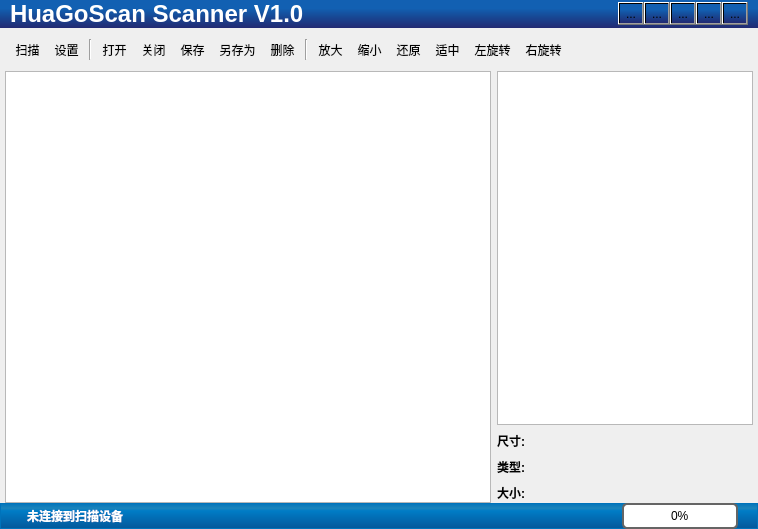
<?xml version="1.0" encoding="UTF-8"?>
<ui version="4.0">
 <class>MainWindow</class>
 <widget class="QWidget" name="MainWindow">
  <property name="enabled">
   <bool>true</bool>
  </property>
  <property name="geometry">
   <rect>
    <x>0</x>
    <y>0</y>
    <width>758</width>
    <height>529</height>
   </rect>
  </property>
  <property name="windowTitle">
   <string>MainWindow</string>
  </property>
  <property name="styleSheet">
   <string notr="true"/>
  </property>
  <layout class="QVBoxLayout" name="verticalLayout" stretch="0,0,1,0">
   <property name="spacing">
    <number>0</number>
   </property>
   <property name="leftMargin">
    <number>0</number>
   </property>
   <property name="topMargin">
    <number>0</number>
   </property>
   <property name="rightMargin">
    <number>0</number>
   </property>
   <property name="bottomMargin">
    <number>0</number>
   </property>
   <item>
    <widget class="QWidget" name="widget" native="true">
     <property name="styleSheet">
      <string notr="true">QWidget{background-color: qlineargradient(x1: 0, y1: 0, x2: 0, y2: 1, stop: 0 #1260B2, stop: 0.3 #1260B2, stop: 0.6 #174894, stop: 1.0 #232A72);}</string>
     </property>
     <layout class="QHBoxLayout" name="horizontalLayout_2">
      <property name="spacing">
       <number>0</number>
      </property>
      <property name="leftMargin">
       <number>10</number>
      </property>
      <property name="topMargin">
       <number>0</number>
      </property>
      <property name="rightMargin">
       <number>10</number>
      </property>
      <property name="bottomMargin">
       <number>0</number>
      </property>
      <item>
       <widget class="QLabel" name="lbl_windowTitle">
        <property name="text">
         <string>&lt;html&gt;&lt;head/&gt;&lt;body&gt;&lt;p&gt;&lt;span style=&quot; font-size:xx-large; font-weight:600; color:#ffffff;&quot;&gt;HuaGoScan Scanner V1.0&lt;/span&gt;&lt;/p&gt;&lt;/body&gt;&lt;/html&gt;</string>
        </property>
       </widget>
      </item>
      <item>
       <spacer name="horizontalSpacer">
        <property name="orientation">
         <enum>Qt::Horizontal</enum>
        </property>
        <property name="sizeHint" stdset="0">
         <size>
          <width>40</width>
          <height>20</height>
         </size>
        </property>
       </spacer>
      </item>
      <item>
       <widget class="QToolButton" name="win_btn_about">
        <property name="styleSheet">
         <string notr="true">QToolButton:!hover{border-image: url(:/new/image/images/title/win_home.PNG)}
QToolButton:hover{ border-image: url(:/new/image/images/title/win_home_hover.PNG)}
QToolButton:pressed{ border-image: url(:/new/image/images/title/win_home_press.PNG);}</string>
        </property>
        <property name="text">
         <string>...</string>
        </property>
        <property name="iconSize">
         <size>
          <width>16</width>
          <height>16</height>
         </size>
        </property>
       </widget>
      </item>
      <item>
       <widget class="QToolButton" name="win_btn_help">
        <property name="styleSheet">
         <string notr="true">QToolButton:!hover{border-image: url(:/new/image/images/title/win_help.PNG)}
QToolButton:hover{ border-image: url(:/new/image/images/title/win_help_hover.PNG)}
QToolButton:pressed{ border-image: url(:/new/image/images/title/win_help_press.PNG)}</string>
        </property>
        <property name="text">
         <string>...</string>
        </property>
       </widget>
      </item>
      <item>
       <widget class="QToolButton" name="win_btn_min">
        <property name="styleSheet">
         <string notr="true">QToolButton:!hover{border-image: url(:/new/image/images/title/win_min.PNG)}
QToolButton:hover{ border-image: url(:/new/image/images/title/win_min_hover.PNG)}
QToolButton:pressed{ border-image: url(:/new/image/images/title/win_min_press.PNG)}</string>
        </property>
        <property name="text">
         <string>...</string>
        </property>
       </widget>
      </item>
      <item>
       <widget class="QToolButton" name="win_btn_max">
        <property name="styleSheet">
         <string notr="true">QToolButton:!hover{border-image: url(:/new/image/images/title/win_max.PNG)}
QToolButton:hover{ border-image: url(:/new/image/images/title/win_max_hover.PNG)}
QToolButton:pressed{ border-image: url(:/new/image/images/title/win_max_press.PNG)}</string>
        </property>
        <property name="text">
         <string>...</string>
        </property>
       </widget>
      </item>
      <item>
       <widget class="QToolButton" name="win_btn_close">
        <property name="styleSheet">
         <string notr="true">QToolButton:!hover{border-image: url(:/new/image/images/title/win_exit.PNG)}
QToolButton:hover{ border-image: url(:/new/image/images/title/win_exit_hover.PNG)}
QToolButton:pressed{ border-image: url(:/new/image/images/title/win_exit_press.PNG)}</string>
        </property>
        <property name="text">
         <string>...</string>
        </property>
       </widget>
      </item>
     </layout>
    </widget>
   </item>
   <item>
    <widget class="QWidget" name="widget_4" native="true">
     <property name="autoFillBackground">
      <bool>false</bool>
     </property>
     <property name="styleSheet">
      <string notr="true">/*QWidget { background-color: qlineargradient(x1: 0, y1: 0, x2: 0, y2: 1, stop: 0 #ff330d, stop: 1 #ff0d00);border: none; }*/</string>
     </property>
     <layout class="QHBoxLayout" name="horizontalLayout_3">
      <item>
       <widget class="QToolButton" name="btn_scan">
        <property name="enabled">
         <bool>true</bool>
        </property>
        <property name="styleSheet">
         <string notr="true">QToolButton:!hover  { background-color: transparent; border: none;}
QToolButton:hover   { background-color: qlineargradient(x1: 0, y1: 0, x2: 0, y2: 1, x3: 0, y3: 2, stop: 0 #EAF4F6, stop: 0.5 #1260b2, stop: 1 #EAF4F6);border: 1px solid #C2F0FF; border-radius: 4px; }
QToolButton:pressed { background-color: qlineargradient(x1: 0, y1: 0, x2: 0, y2: 1, x3: 0, y3: 2, stop: 0 #1260b2, stop: 0.5 #EAF4F6, stop: 1 #1260b2);border: 1px solid #BFDFBF; border-radius: 4px; }
QToolButton:disabled{ background-color: transparent; color: #808080; border: none; }</string>
        </property>
        <property name="text">
         <string>扫描</string>
        </property>
        <property name="icon">
         <iconset resource="resource.qrc">
          <normaloff>:/new/image/images/scan.png</normaloff>:/new/image/images/scan.png</iconset>
        </property>
        <property name="iconSize">
         <size>
          <width>40</width>
          <height>40</height>
         </size>
        </property>
        <property name="toolButtonStyle">
         <enum>Qt::ToolButtonTextUnderIcon</enum>
        </property>
       </widget>
      </item>
      <item>
       <widget class="QToolButton" name="btn_scanSettings">
        <property name="styleSheet">
         <string notr="true">QToolButton:!hover  { background-color: transparent; border: none;}
QToolButton:hover   { background-color: qlineargradient(x1: 0, y1: 0, x2: 0, y2: 1, x3: 0, y3: 2, stop: 0 #EAF4F6, stop: 0.5 #1260b2, stop: 1 #EAF4F6);border: 1px solid #C2F0FF; border-radius: 4px; }
QToolButton:pressed { background-color: qlineargradient(x1: 0, y1: 0, x2: 0, y2: 1, x3: 0, y3: 2, stop: 0 #1260b2, stop: 0.5 #EAF4F6, stop: 1 #1260b2);border: 1px solid #BFDFBF; border-radius: 4px; }
QToolButton:disabled{ background-color: transparent; color: #808080; border: none; }</string>
        </property>
        <property name="text">
         <string>设置</string>
        </property>
        <property name="icon">
         <iconset resource="resource.qrc">
          <normaloff>:/new/image/images/print.png</normaloff>:/new/image/images/print.png</iconset>
        </property>
        <property name="iconSize">
         <size>
          <width>40</width>
          <height>40</height>
         </size>
        </property>
        <property name="toolButtonStyle">
         <enum>Qt::ToolButtonTextUnderIcon</enum>
        </property>
       </widget>
      </item>
      <item>
       <widget class="Line" name="line">
        <property name="orientation">
         <enum>Qt::Vertical</enum>
        </property>
       </widget>
      </item>
      <item>
       <widget class="QToolButton" name="btn_open">
        <property name="styleSheet">
         <string notr="true">QToolButton:!hover  { background-color: transparent; border: none;}
QToolButton:hover   { background-color: qlineargradient(x1: 0, y1: 0, x2: 0, y2: 1, x3: 0, y3: 2, stop: 0 #EAF4F6, stop: 0.5 #1260b2, stop: 1 #EAF4F6);border: 1px solid #C2F0FF; border-radius: 4px; }
QToolButton:pressed { background-color: qlineargradient(x1: 0, y1: 0, x2: 0, y2: 1, x3: 0, y3: 2, stop: 0 #1260b2, stop: 0.5 #EAF4F6, stop: 1 #1260b2);border: 1px solid #BFDFBF; border-radius: 4px; }
QToolButton:disabled{ background-color: transparent; color: #808080; border: none; }</string>
        </property>
        <property name="text">
         <string>打开</string>
        </property>
        <property name="icon">
         <iconset resource="resource.qrc">
          <normaloff>:/new/image/images/open.png</normaloff>:/new/image/images/open.png</iconset>
        </property>
        <property name="iconSize">
         <size>
          <width>40</width>
          <height>40</height>
         </size>
        </property>
        <property name="toolButtonStyle">
         <enum>Qt::ToolButtonTextUnderIcon</enum>
        </property>
       </widget>
      </item>
      <item>
       <widget class="QToolButton" name="btn_close">
        <property name="styleSheet">
         <string notr="true">QToolButton:!hover  { background-color: transparent; border: none;}
QToolButton:hover   { background-color: qlineargradient(x1: 0, y1: 0, x2: 0, y2: 1, x3: 0, y3: 2, stop: 0 #EAF4F6, stop: 0.5 #1260b2, stop: 1 #EAF4F6);border: 1px solid #C2F0FF; border-radius: 4px; }
QToolButton:pressed { background-color: qlineargradient(x1: 0, y1: 0, x2: 0, y2: 1, x3: 0, y3: 2, stop: 0 #1260b2, stop: 0.5 #EAF4F6, stop: 1 #1260b2);border: 1px solid #BFDFBF; border-radius: 4px; }
QToolButton:disabled{ background-color: transparent; color: #808080; border: none; }</string>
        </property>
        <property name="text">
         <string>关闭</string>
        </property>
        <property name="icon">
         <iconset resource="resource.qrc">
          <normaloff>:/new/image/images/close.png</normaloff>:/new/image/images/close.png</iconset>
        </property>
        <property name="iconSize">
         <size>
          <width>40</width>
          <height>40</height>
         </size>
        </property>
        <property name="toolButtonStyle">
         <enum>Qt::ToolButtonTextUnderIcon</enum>
        </property>
       </widget>
      </item>
      <item>
       <widget class="QToolButton" name="btn_save">
        <property name="styleSheet">
         <string notr="true">QToolButton:!hover  { background-color: transparent; border: none;}
QToolButton:hover   { background-color: qlineargradient(x1: 0, y1: 0, x2: 0, y2: 1, x3: 0, y3: 2, stop: 0 #EAF4F6, stop: 0.5 #1260b2, stop: 1 #EAF4F6);border: 1px solid #C2F0FF; border-radius: 4px; }
QToolButton:pressed { background-color: qlineargradient(x1: 0, y1: 0, x2: 0, y2: 1, x3: 0, y3: 2, stop: 0 #1260b2, stop: 0.5 #EAF4F6, stop: 1 #1260b2);border: 1px solid #BFDFBF; border-radius: 4px; }
QToolButton:disabled{ background-color: transparent; color: #808080; border: none; }</string>
        </property>
        <property name="text">
         <string>保存</string>
        </property>
        <property name="icon">
         <iconset resource="resource.qrc">
          <normaloff>:/new/image/images/save.png</normaloff>:/new/image/images/save.png</iconset>
        </property>
        <property name="iconSize">
         <size>
          <width>40</width>
          <height>40</height>
         </size>
        </property>
        <property name="toolButtonStyle">
         <enum>Qt::ToolButtonTextUnderIcon</enum>
        </property>
       </widget>
      </item>
      <item>
       <widget class="QToolButton" name="btn_saveAs">
        <property name="styleSheet">
         <string notr="true">QToolButton:!hover  { background-color: transparent; border: none;}
QToolButton:hover   { background-color: qlineargradient(x1: 0, y1: 0, x2: 0, y2: 1, x3: 0, y3: 2, stop: 0 #EAF4F6, stop: 0.5 #1260b2, stop: 1 #EAF4F6);border: 1px solid #C2F0FF; border-radius: 4px; }
QToolButton:pressed { background-color: qlineargradient(x1: 0, y1: 0, x2: 0, y2: 1, x3: 0, y3: 2, stop: 0 #1260b2, stop: 0.5 #EAF4F6, stop: 1 #1260b2);border: 1px solid #BFDFBF; border-radius: 4px; }
QToolButton:disabled{ background-color: transparent; color: #808080; border: none; }</string>
        </property>
        <property name="text">
         <string>另存为</string>
        </property>
        <property name="icon">
         <iconset resource="resource.qrc">
          <normaloff>:/new/image/images/saveas.png</normaloff>:/new/image/images/saveas.png</iconset>
        </property>
        <property name="iconSize">
         <size>
          <width>40</width>
          <height>40</height>
         </size>
        </property>
        <property name="toolButtonStyle">
         <enum>Qt::ToolButtonTextUnderIcon</enum>
        </property>
       </widget>
      </item>
      <item>
       <widget class="QToolButton" name="btn_delete">
        <property name="styleSheet">
         <string notr="true">QToolButton:!hover  { background-color: transparent; border: none;}
QToolButton:hover   { background-color: qlineargradient(x1: 0, y1: 0, x2: 0, y2: 1, x3: 0, y3: 2, stop: 0 #EAF4F6, stop: 0.5 #1260b2, stop: 1 #EAF4F6);border: 1px solid #C2F0FF; border-radius: 4px; }
QToolButton:pressed { background-color: qlineargradient(x1: 0, y1: 0, x2: 0, y2: 1, x3: 0, y3: 2, stop: 0 #1260b2, stop: 0.5 #EAF4F6, stop: 1 #1260b2);border: 1px solid #BFDFBF; border-radius: 4px; }
QToolButton:disabled{ background-color: transparent; color: #808080; border: none; }</string>
        </property>
        <property name="text">
         <string>删除</string>
        </property>
        <property name="icon">
         <iconset resource="resource.qrc">
          <normaloff>:/new/image/images/delete.png</normaloff>:/new/image/images/delete.png</iconset>
        </property>
        <property name="iconSize">
         <size>
          <width>40</width>
          <height>40</height>
         </size>
        </property>
        <property name="toolButtonStyle">
         <enum>Qt::ToolButtonTextUnderIcon</enum>
        </property>
       </widget>
      </item>
      <item>
       <widget class="Line" name="line_2">
        <property name="orientation">
         <enum>Qt::Vertical</enum>
        </property>
       </widget>
      </item>
      <item>
       <widget class="QToolButton" name="btn_zoomIn">
        <property name="styleSheet">
         <string notr="true">QToolButton:!hover  { background-color: transparent; border: none;}
QToolButton:hover   { background-color: qlineargradient(x1: 0, y1: 0, x2: 0, y2: 1, x3: 0, y3: 2, stop: 0 #EAF4F6, stop: 0.5 #1260b2, stop: 1 #EAF4F6);border: 1px solid #C2F0FF; border-radius: 4px; }
QToolButton:pressed { background-color: qlineargradient(x1: 0, y1: 0, x2: 0, y2: 1, x3: 0, y3: 2, stop: 0 #1260b2, stop: 0.5 #EAF4F6, stop: 1 #1260b2);border: 1px solid #BFDFBF; border-radius: 4px; }
QToolButton:disabled{ background-color: transparent; color: #808080; border: none; }</string>
        </property>
        <property name="text">
         <string>放大</string>
        </property>
        <property name="icon">
         <iconset resource="resource.qrc">
          <normaloff>:/new/image/images/zoomin.png</normaloff>:/new/image/images/zoomin.png</iconset>
        </property>
        <property name="iconSize">
         <size>
          <width>40</width>
          <height>40</height>
         </size>
        </property>
        <property name="toolButtonStyle">
         <enum>Qt::ToolButtonTextUnderIcon</enum>
        </property>
       </widget>
      </item>
      <item>
       <widget class="QToolButton" name="btn_zoomOut">
        <property name="styleSheet">
         <string notr="true">QToolButton:!hover  { background-color: transparent; border: none;}
QToolButton:hover   { background-color: qlineargradient(x1: 0, y1: 0, x2: 0, y2: 1, x3: 0, y3: 2, stop: 0 #EAF4F6, stop: 0.5 #1260b2, stop: 1 #EAF4F6);border: 1px solid #C2F0FF; border-radius: 4px; }
QToolButton:pressed { background-color: qlineargradient(x1: 0, y1: 0, x2: 0, y2: 1, x3: 0, y3: 2, stop: 0 #1260b2, stop: 0.5 #EAF4F6, stop: 1 #1260b2);border: 1px solid #BFDFBF; border-radius: 4px; }
QToolButton:disabled{ background-color: transparent; color: #808080; border: none; }</string>
        </property>
        <property name="text">
         <string>缩小</string>
        </property>
        <property name="icon">
         <iconset resource="resource.qrc">
          <normaloff>:/new/image/images/zoomout.png</normaloff>:/new/image/images/zoomout.png</iconset>
        </property>
        <property name="iconSize">
         <size>
          <width>40</width>
          <height>40</height>
         </size>
        </property>
        <property name="toolButtonStyle">
         <enum>Qt::ToolButtonTextUnderIcon</enum>
        </property>
       </widget>
      </item>
      <item>
       <widget class="QToolButton" name="btn_zoomReal">
        <property name="styleSheet">
         <string notr="true">QToolButton:!hover  { background-color: transparent; border: none;}
QToolButton:hover   { background-color: qlineargradient(x1: 0, y1: 0, x2: 0, y2: 1, x3: 0, y3: 2, stop: 0 #EAF4F6, stop: 0.5 #1260b2, stop: 1 #EAF4F6);border: 1px solid #C2F0FF; border-radius: 4px; }
QToolButton:pressed { background-color: qlineargradient(x1: 0, y1: 0, x2: 0, y2: 1, x3: 0, y3: 2, stop: 0 #1260b2, stop: 0.5 #EAF4F6, stop: 1 #1260b2);border: 1px solid #BFDFBF; border-radius: 4px; }
QToolButton:disabled{ background-color: transparent; color: #808080; border: none; }</string>
        </property>
        <property name="text">
         <string>还原</string>
        </property>
        <property name="icon">
         <iconset resource="resource.qrc">
          <normaloff>:/new/image/images/restore.png</normaloff>:/new/image/images/restore.png</iconset>
        </property>
        <property name="iconSize">
         <size>
          <width>40</width>
          <height>40</height>
         </size>
        </property>
        <property name="toolButtonStyle">
         <enum>Qt::ToolButtonTextUnderIcon</enum>
        </property>
       </widget>
      </item>
      <item>
       <widget class="QToolButton" name="btn_zoomFit">
        <property name="styleSheet">
         <string notr="true">QToolButton:!hover  { background-color: transparent; border: none;}
QToolButton:hover   { background-color: qlineargradient(x1: 0, y1: 0, x2: 0, y2: 1, x3: 0, y3: 2, stop: 0 #EAF4F6, stop: 0.5 #1260b2, stop: 1 #EAF4F6);border: 1px solid #C2F0FF; border-radius: 4px; }
QToolButton:pressed { background-color: qlineargradient(x1: 0, y1: 0, x2: 0, y2: 1, x3: 0, y3: 2, stop: 0 #1260b2, stop: 0.5 #EAF4F6, stop: 1 #1260b2);border: 1px solid #BFDFBF; border-radius: 4px; }
QToolButton:disabled{ background-color: transparent; color: #808080; border: none; }</string>
        </property>
        <property name="text">
         <string>适中</string>
        </property>
        <property name="icon">
         <iconset resource="resource.qrc">
          <normaloff>:/new/image/images/fit.png</normaloff>:/new/image/images/fit.png</iconset>
        </property>
        <property name="iconSize">
         <size>
          <width>40</width>
          <height>40</height>
         </size>
        </property>
        <property name="toolButtonStyle">
         <enum>Qt::ToolButtonTextUnderIcon</enum>
        </property>
       </widget>
      </item>
      <item>
       <widget class="QToolButton" name="btn_antiClock">
        <property name="styleSheet">
         <string notr="true">QToolButton:!hover  { background-color: transparent; border: none;}
QToolButton:hover   { background-color: qlineargradient(x1: 0, y1: 0, x2: 0, y2: 1, x3: 0, y3: 2, stop: 0 #EAF4F6, stop: 0.5 #1260b2, stop: 1 #EAF4F6);border: 1px solid #C2F0FF; border-radius: 4px; }
QToolButton:pressed { background-color: qlineargradient(x1: 0, y1: 0, x2: 0, y2: 1, x3: 0, y3: 2, stop: 0 #1260b2, stop: 0.5 #EAF4F6, stop: 1 #1260b2);border: 1px solid #BFDFBF; border-radius: 4px; }
QToolButton:disabled{ background-color: transparent; color: #808080; border: none; }</string>
        </property>
        <property name="text">
         <string>左旋转</string>
        </property>
        <property name="icon">
         <iconset resource="resource.qrc">
          <normaloff>:/new/image/images/left.png</normaloff>:/new/image/images/left.png</iconset>
        </property>
        <property name="iconSize">
         <size>
          <width>40</width>
          <height>40</height>
         </size>
        </property>
        <property name="toolButtonStyle">
         <enum>Qt::ToolButtonTextUnderIcon</enum>
        </property>
       </widget>
      </item>
      <item>
       <widget class="QToolButton" name="btn_clock">
        <property name="styleSheet">
         <string notr="true">QToolButton:!hover  { background-color: transparent; border: none;}
QToolButton:hover   { background-color: qlineargradient(x1: 0, y1: 0, x2: 0, y2: 1, x3: 0, y3: 2, stop: 0 #EAF4F6, stop: 0.5 #1260b2, stop: 1 #EAF4F6);border: 1px solid #C2F0FF; border-radius: 4px; }
QToolButton:pressed { background-color: qlineargradient(x1: 0, y1: 0, x2: 0, y2: 1, x3: 0, y3: 2, stop: 0 #1260b2, stop: 0.5 #EAF4F6, stop: 1 #1260b2);border: 1px solid #BFDFBF; border-radius: 4px; }
QToolButton:disabled{ background-color: transparent; color: #808080; border: none; }</string>
        </property>
        <property name="text">
         <string>右旋转</string>
        </property>
        <property name="icon">
         <iconset resource="resource.qrc">
          <normaloff>:/new/image/images/right.png</normaloff>:/new/image/images/right.png</iconset>
        </property>
        <property name="iconSize">
         <size>
          <width>40</width>
          <height>40</height>
         </size>
        </property>
        <property name="toolButtonStyle">
         <enum>Qt::ToolButtonTextUnderIcon</enum>
        </property>
       </widget>
      </item>
      <item>
       <spacer name="horizontalSpacer_2">
        <property name="orientation">
         <enum>Qt::Horizontal</enum>
        </property>
        <property name="sizeHint" stdset="0">
         <size>
          <width>40</width>
          <height>20</height>
         </size>
        </property>
       </spacer>
      </item>
     </layout>
    </widget>
   </item>
   <item>
    <layout class="QHBoxLayout" name="horizontalLayout" stretch="5,0">
     <property name="leftMargin">
      <number>5</number>
     </property>
     <property name="rightMargin">
      <number>5</number>
     </property>
     <item>
      <widget class="QGraphicsView" name="graphicsView"/>
     </item>
     <item>
      <layout class="QVBoxLayout" name="verticalLayout_4" stretch="1,0">
       <item>
        <widget class="QListView" name="listView">
         <property name="sizePolicy">
          <sizepolicy hsizetype="Expanding" vsizetype="Expanding">
           <horstretch>0</horstretch>
           <verstretch>0</verstretch>
          </sizepolicy>
         </property>
        </widget>
       </item>
       <item>
        <layout class="QVBoxLayout" name="verticalLayout_5">
         <item>
          <layout class="QHBoxLayout" name="horizontalLayout_17">
           <item>
            <widget class="QLabel" name="label_15">
             <property name="text">
              <string>&lt;font color=black&gt;&lt;b&gt;尺寸:&lt;/b&gt;&lt;/font&gt;</string>
             </property>
            </widget>
           </item>
           <item>
            <widget class="QLabel" name="lab_imgSize">
             <property name="text">
              <string/>
             </property>
            </widget>
           </item>
           <item>
            <spacer name="horizontalSpacer_4">
             <property name="orientation">
              <enum>Qt::Horizontal</enum>
             </property>
             <property name="sizeHint" stdset="0">
              <size>
               <width>40</width>
               <height>20</height>
              </size>
             </property>
            </spacer>
           </item>
          </layout>
         </item>
         <item>
          <layout class="QHBoxLayout" name="horizontalLayout_16">
           <item>
            <widget class="QLabel" name="label_13">
             <property name="text">
              <string>&lt;font color=black&gt;&lt;b&gt;类型:&lt;/b&gt;&lt;/font&gt;</string>
             </property>
            </widget>
           </item>
           <item>
            <widget class="QLabel" name="lab_imgFormat">
             <property name="text">
              <string/>
             </property>
            </widget>
           </item>
           <item>
            <spacer name="horizontalSpacer_5">
             <property name="orientation">
              <enum>Qt::Horizontal</enum>
             </property>
             <property name="sizeHint" stdset="0">
              <size>
               <width>40</width>
               <height>20</height>
              </size>
             </property>
            </spacer>
           </item>
          </layout>
         </item>
         <item>
          <layout class="QHBoxLayout" name="horizontalLayout_15">
           <item>
            <widget class="QLabel" name="label_11">
             <property name="text">
              <string>&lt;font color=black&gt;&lt;b&gt;大小:&lt;/b&gt;&lt;/font&gt;</string>
             </property>
            </widget>
           </item>
           <item>
            <widget class="QLabel" name="lab_imgData">
             <property name="text">
              <string/>
             </property>
            </widget>
           </item>
           <item>
            <spacer name="horizontalSpacer_6">
             <property name="orientation">
              <enum>Qt::Horizontal</enum>
             </property>
             <property name="sizeHint" stdset="0">
              <size>
               <width>40</width>
               <height>20</height>
              </size>
             </property>
            </spacer>
           </item>
          </layout>
         </item>
        </layout>
       </item>
      </layout>
     </item>
    </layout>
   </item>
   <item>
    <widget class="QWidget" name="widget_3" native="true">
     <property name="styleSheet">
      <string notr="true">QWidget#widget_3{background: qlineargradient(x1: 0, y1: 0, x2: 0, y2: 1, stop: 0 rgb(0,115,187), stop: 0.2 rgb(27,132,187), stop: 0.3 rgb(0,124,198), stop: 1.0 rgb(4,87,153));border: 1px solid rgb(0,115,187);}</string>
     </property>
     <layout class="QHBoxLayout" name="horizontalLayout_5">
      <property name="spacing">
       <number>10</number>
      </property>
      <property name="leftMargin">
       <number>10</number>
      </property>
      <property name="topMargin">
       <number>0</number>
      </property>
      <property name="rightMargin">
       <number>20</number>
      </property>
      <property name="bottomMargin">
       <number>0</number>
      </property>
      <item>
       <widget class="QLabel" name="lab_statusImg">
        <property name="sizePolicy">
         <sizepolicy hsizetype="Fixed" vsizetype="Fixed">
          <horstretch>20</horstretch>
          <verstretch>20</verstretch>
         </sizepolicy>
        </property>
        <property name="text">
         <string/>
        </property>
        <property name="pixmap">
         <pixmap resource="resource.qrc">:/new/image/images/disconnect.png</pixmap>
        </property>
       </widget>
      </item>
      <item>
       <widget class="QLabel" name="lab_status">
        <property name="text">
         <string>&lt;font color=white&gt;&lt;b&gt;未连接到扫描设备&lt;/b&gt;&lt;/font&gt;</string>
        </property>
       </widget>
      </item>
      <item>
       <spacer name="horizontalSpacer_3">
        <property name="orientation">
         <enum>Qt::Horizontal</enum>
        </property>
        <property name="sizeHint" stdset="0">
         <size>
          <width>40</width>
          <height>20</height>
         </size>
        </property>
       </spacer>
      </item>
      <item>
       <widget class="QProgressBar" name="progressBar">
        <property name="sizePolicy">
         <sizepolicy hsizetype="Fixed" vsizetype="Fixed">
          <horstretch>200</horstretch>
          <verstretch>20</verstretch>
         </sizepolicy>
        </property>
        <property name="styleSheet">
         <string notr="true">QProgressBar{ border: 2px solid #656565; border-radius: 5px; text-align: center; }
QProgressBar::chunk{ background-color: #05B8CC; width: 10px; margin: 0.5px; }</string>
        </property>
        <property name="value">
         <number>0</number>
        </property>
       </widget>
      </item>
     </layout>
    </widget>
   </item>
  </layout>
 </widget>
 <layoutdefault spacing="6" margin="11"/>
 <resources>
  <include location="resource.qrc"/>
 </resources>
 <connections/>
</ui>
